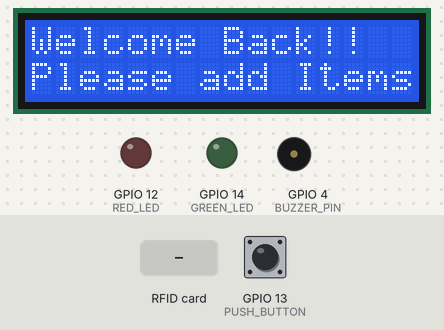
Simulated run of this sketch. Board: ESP32. Parts: 16×2 character LCD, output pins drawn as LEDs (lit = HIGH), buzzer (waves = sounding, pin HIGH). The test bench sets the inputs (shaded band); at power-on: GPIO 13 (PUSH_BUTTON) HIGH. WiFi joins after 1.5 s; servers stay silent unless stated; what the sketch prints to the serial monitor is not drawn.

Above: at 2.8 s.
2.9 s: RFID card 92 E5 F6 03 held to the reader
At 3.3 s:
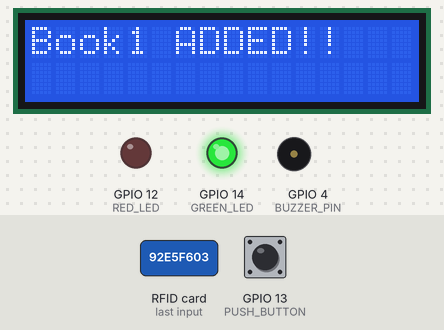
At 4.1 s:
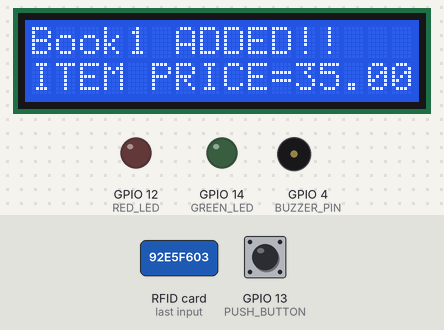
5.9 s: RFID card A9 E0 E0 00 held to the reader
At 8.4 s:
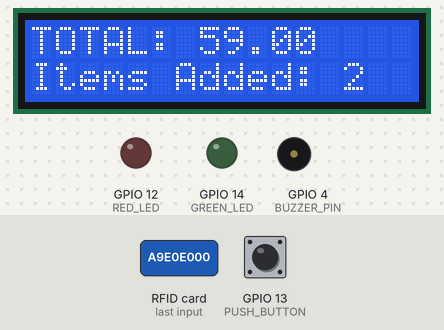
Timing chart, 0 to 9.9 s (numbered marks = the images above; inputs shaded):
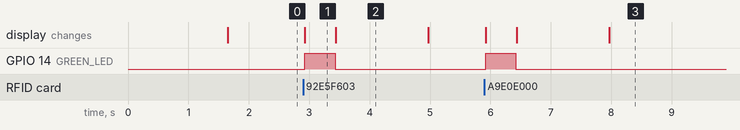

The sketch:

Master_ESP32.ino
```cpp
#include <WiFi.h>
#include <WebServer.h>
#include <SPI.h>
#include <MFRC522.h>
#include <Wire.h>
#include <LiquidCrystal_I2C.h>

const char *ssid = "moto";
const char *password = "123456789";

WebServer server(80);

#define SS_PIN 5
#define RST_PIN 2
#define BUZZER_PIN 4
#define PUSH_BUTTON 13
#define GREEN_LED 14
#define RED_LED 12

MFRC522 rfid(SS_PIN, RST_PIN);
LiquidCrystal_I2C lcd(0x27, 16, 2);

double total = 0;
int count_prod = 0;

struct Item {
  const char* name;
  double price;
  byte uid[4];
  int quantity;
  const char* color;
};

Item items[] = {
  {"Book1", 35.00, {0x92, 0xE5, 0xF6, 0x03}, 0, "#FFC0CB"},
  {"Book2", 24.00, {0xA9, 0xE0, 0xE0, 0x00}, 0, "#ADD8E6"},
  {"Book3", 10.00, {0x85, 0x37, 0xE1, 0x00}, 0, "#FFFF99"},
  {"Book4", 20.00, {0x9B, 0x33, 0xE1, 0x00}, 0, "#D3D3D3"}
};


void handleRoot() {
  String msg = "<html><head><meta http-equiv='refresh' content='4'/><meta name='viewport' content='width=device-width, initial-scale=1'><title>Smart Cart</title>";
  msg += "<style>body { font-family: Arial, sans-serif; background: #f8f9fa; color: #333; text-align: center; padding: 20px; }";
  msg += ".container { max-width: 800px; margin: auto; background: white; padding: 20px; box-shadow: 0px 4px 10px rgba(0,0,0,0.2); border-radius: 10px; }";
  msg += "h2 { color: #007BFF; } .table { width: 100%; margin-top: 20px; border-collapse: collapse; } .table th, .table td { padding: 10px; text-align: center; border-bottom: 1px solid #ddd; }";
  msg += "th { background: #007BFF; color: white; } .item-row:hover { background: #f1f1f1; }";
  msg += "</style></head><body><div class='container'><h2>Smart Shopping Cart</h2><h3>Items List</h3><table class='table'><tr><th>Item</th><th>Quantity</th><th>Price</th></tr>";

  for (int i = 0; i < sizeof(items) / sizeof(items[0]); i++) {
    if (items[i].quantity > 0) {
      msg += "<tr class='item-row' style='background:" + String(items[i].color) + "'><td>" + String(items[i].name) + "</td><td>" + String(items[i].quantity) + "</td><td>" + String(items[i].price) + " INR</td></tr>";
    }
  }

  msg += "</table><br><h3>Total Bill</h3><table class='table'><tr><th>Total Items</th><th>Total Price</th></tr>";
  msg += "<tr><td>" + String(count_prod) + "</td><td>" + String(total, 2) + " INR</td></tr></table></div></body></html>";
  server.send(200, "text/html", msg);
}

void setup() {
  Serial.begin(115200);
  WiFi.begin(ssid, password);
  while (WiFi.status() != WL_CONNECTED) {
    delay(500);
    Serial.print(".");
  }
  Serial.println("\nConnected to WiFi");
  Serial.print("IP Address: ");
  Serial.println(WiFi.localIP());

  SPI.begin();
  rfid.PCD_Init();
  lcd.init();
  lcd.backlight();
  lcd.clear();
  lcd.setCursor(0, 0);
  lcd.print("Welcome Back!!");
  lcd.setCursor(0, 1);
  lcd.print("Please add Items");

  pinMode(BUZZER_PIN, OUTPUT);
  pinMode(PUSH_BUTTON, INPUT_PULLUP);
  pinMode(GREEN_LED, OUTPUT);
  pinMode(RED_LED, OUTPUT);

  server.on("/", handleRoot);
  server.begin();
}

void loop() {
  server.handleClient();
  if (rfid.PICC_IsNewCardPresent() && rfid.PICC_ReadCardSerial()) {
    bool buttonPressed = (digitalRead(PUSH_BUTTON) == LOW);
    for (int i = 0; i < sizeof(items) / sizeof(items[0]); i++) {
      if (compareUID(items[i].uid)) {
        if (buttonPressed) removeItem(i);
        else addItem(i);
        break;
      }
    }
    rfid.PICC_HaltA();
  }
}

bool compareUID(byte *cardUID) {
  for (byte i = 0; i < 4; i++) {
    if (rfid.uid.uidByte[i] != cardUID[i]) return false;
  }
  return true;
}

void addItem(int index) {
  items[index].quantity++;
  total += items[index].price;
  count_prod++;
  lcd.clear();
  lcd.setCursor(0, 0);
  lcd.print(items[index].name);
  lcd.print(" ADDED!!");
  digitalWrite(GREEN_LED, HIGH);
  delay(500);
  digitalWrite(GREEN_LED, LOW);
  lcd.setCursor(0, 1);
  lcd.print("ITEM PRICE=");
  lcd.print(items[index].price);
  delay(1500);
  updateLCD();
}

void removeItem(int index) {
  if (items[index].quantity > 0) {
    items[index].quantity--;
    total -= items[index].price;
    count_prod--;
    lcd.clear();
    lcd.setCursor(0, 0);
    lcd.print(items[index].name);
    lcd.print(" REMOVED");
    digitalWrite(RED_LED, HIGH);
    delay(1000);
    digitalWrite(RED_LED, LOW);
    lcd.setCursor(0, 1);
    lcd.print("ITEM PRICE=");
    lcd.print(items[index].price);
    delay(1500);
    updateLCD();
  }
}

void updateLCD() {
  lcd.clear();
  lcd.setCursor(0, 0);
  lcd.print("TOTAL:");
  lcd.setCursor(7, 0);
  lcd.print(total);
  lcd.setCursor(0, 1);
  lcd.print("Items Added:");
  lcd.setCursor(13, 1);
  lcd.print(count_prod);
}
```

Measured:
- after the input at 2.9 s, GPIO 14 (GREEN_LED): LOW → HIGH at once, → LOW 0.50 s later; the display: changes at once (image 1)
- after the input at 5.9 s, GPIO 14 (GREEN_LED): LOW → HIGH at once, → LOW 0.50 s later; the display: first changes at once (image 3 shows a later state)
- what the display in image 1 shows lasts 0.5 s, from 2.9 s to 3.4 s
- what the display in image 2 shows lasts 1.6 s, from 3.4 s to 5.0 s
